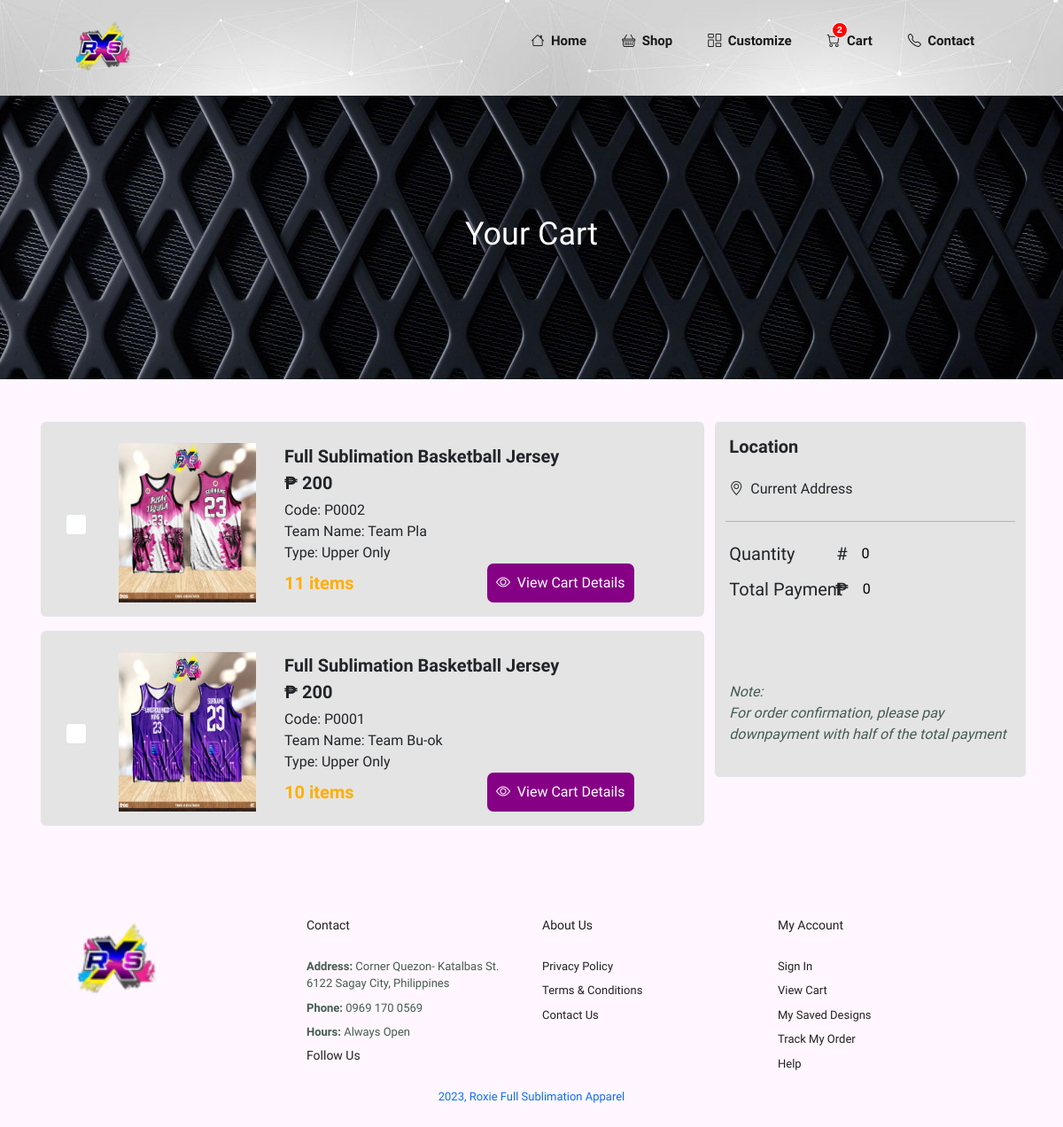
The app's page /cart.php (signed in) with its own data.
### tables this page shows
CREATE TABLE IF NOT EXISTS `tbl_orders` (
  `id` int NOT NULL AUTO_INCREMENT,
  `img_url` varchar(50) NOT NULL,
  `shirt_id` int NOT NULL,
  `invoice_number` varchar(50) NOT NULL,
  `name` varchar(50) NOT NULL,
  `shirt_code` varchar(50) NOT NULL,
  `shirt_price` varchar(50) NOT NULL,
  `jersey_number` int NOT NULL,
  `size_id` int NOT NULL,
  `team_name` varchar(50) NOT NULL,
  `jersey_type_id` int NOT NULL,
  `transaction_status_id` int NOT NULL,
  `client_id` int NOT NULL,
  `created_at` varchar(50) NOT NULL,
  `updated_at` varchar(50) NOT NULL,
  PRIMARY KEY (`id`)
);

CREATE TABLE IF NOT EXISTS `tbl_shirt` (
  `id` int NOT NULL AUTO_INCREMENT,
  `shirt_title` varchar(50) NOT NULL,
  `shirt_code` varchar(50) NOT NULL,
  `shirt_price` varchar(50) NOT NULL,
  `img_url` varchar(50) NOT NULL,
  `shirt_category_id` tinyint NOT NULL,
  `jersey_type_id` tinyint NOT NULL,
  PRIMARY KEY (`id`),
  KEY `shirt_category` (`shirt_category_id`),
  KEY `jersey_type_id` (`jersey_type_id`)
);

CREATE TABLE IF NOT EXISTS `tbl_jersey_type` (
  `id` tinyint NOT NULL AUTO_INCREMENT,
  `jersey_type` varchar(50) NOT NULL,
  PRIMARY KEY (`id`)
);

### cart.php (the view, shortened to what this page needs)
<?php
if (isset($_SESSION['id'])) {
?>
    <!DOCTYPE html>
    <html lang="en">
    <?php include 'includes/head.php' ?>
    <body>
        <?php include 'includes/header.php' ?>
        <main>
            <section id="page-header">
                <h2>Your Cart</h2>
            </section>
            <section class="container mt-5">
                <div class="row ms-1">
                    <div class="col-lg-8 mb-5">
                        <?php
                        $stmt = $conn->prepare(' SELECT * FROM tbl_orders WHERE client_id = ? ');
                        $stmt->bind_param('i', $client_id);
                        $stmt->execute();
                        $result = $stmt->get_result();
                        if (empty(mysqli_num_rows($result))) {
                            echo
                            '
                            <div class="d-flex align-items-center justify-content-center mb-5">
                                <p>Your cart is empty.
                                    <a href="shop.php">
                                        <button class="btn btn-primary p-3">Shop now!</button>
                                    </a>
                                </p>
                            </div>
                            <script>
                                document.getElementById("cart-add").style.display = "none";
                            </script>
                            ';
                        } else {
                            $stmt = $conn->prepare(
                                ' SELECT
                            tbl_orders.id,
                            tbl_orders.invoice_number,
                            tbl_orders.img_url,
                            tbl_shirt.shirt_title,
                            tbl_orders.shirt_code,
                            tbl_orders.shirt_price,
                            SUM(tbl_orders.shirt_price) AS total_payment,
                            tbl_orders.team_name,
                            tbl_jersey_type.jersey_type,
                            COUNT(tbl_orders.invoice_number) AS total_quantity,
                            tbl_transaction_status.transaction_status
                            FROM tbl_orders
                            INNER JOIN tbl_shirt ON tbl_orders.shirt_id = tbl_shirt.id
                            INNER JOIN tbl_jersey_type ON tbl_orders.jersey_type_id = tbl_jersey_type.id
                            INNER JOIN tbl_transaction_status ON tbl_orders.transaction_status_id = tbl_transaction_status.id
                            WHERE tbl_orders.client_id = ? GROUP BY tbl_orders.invoice_number ORDER BY tbl_orders.id DESC '
                            );
                            $stmt->bind_param('i', $client_id);
                            $stmt->execute();
                            $result = $stmt->get_result();
                        ?>
                            <form action="checking/client-order.php" method="POST">
                            <?php
                            while ($rows = $result->fetch_assoc()) {
                                $img_url = $rows['img_url'];
                                $shirt_title = $rows['shirt_title'];
                                $shirt_code = $rows['shirt_code'];
                                $shirt_price = $rows['shirt_price'];
                                $team_name = $rows['team_name'];
                                $jersey_type = $rows['jersey_type'];
                                $invoice_number = $rows['invoice_number'];
                                $total_quantity = $rows['total_quantity'];
                                $total_payment = $rows['total_payment'];
                                $transaction_status = $rows['transaction_status'];
                                if ($transaction_status === "On-progress") {
                                    $indicatorColor = '#ffae00';
                                }
                                echo '
                                        <div class="row cart-bg rounded p-3 mb-3">
                                            <div class="col-lg-1 col-md-1 col-sm-1 mt-2 d-flex align-items-center">
                                                <input type="checkbox" name="invoice_number[' . $invoice_number . ']" value="' . $invoice_number . '" id="select' . $invoice_number . '" class="form-check-input border" style="cursor: pointer;" />
                                            </div>
                                            <div class="col-lg-3 col-md-3 col-sm-3 mt-2 d-flex align-items-center">
                                                <img src="IMG/products/' . $img_url . '" alt="' . $img_url . '" style="width: 100%; height: 100%;">
                                                </div>
                                            <div class="col-lg-7 col-md-12 ms-2">
                                                <div class="d-flex flex-column">
                                                    <span class="fs-5 fw-bold mt-2">' . $shirt_title . '</span>
                                                    <span class="fs-5 fw-bold">₱ ' . $shirt_price . '</span>
                                                    <span class="fs-6 mt-1">Code: ' . $shirt_code . '</span>
                                                    <span class="fs-6">Team Name: ' . $team_name . '</span>
                                                    <span class="fs-6">Type: ' . $jersey_type . '</span>
                                                    <span class="d-flex align-items-center justify-content-between">
                                                        <span class="fs-5 fw-bold" id="t-quantity" style="color: ' . $indicatorColor . '">' . $total_quantity . ' items</span>
                                                        <span class="fs-5 fw-bold" id="t-payment" style="visibility: hidden;">' . $total_payment . '</span>
                                                        <a href="cart-details.php?invoice=' . $invoice_number . '">
                                                            <button class="add-cart-btn" type="button">
                                                                <i class="bi bi-eye"></i>&nbsp; View Cart Details
                                                            </button>
                                                        </a>
                                                    </span>
                                                </div>
                                            </div>
                                        </div>
                                        ';
                            }
                        }
                            ?>
                    </div>
                    <div class="col-lg-4">
                        <div class="card p-3">
                            <div class="row g-2">
                                <div class="col-lg-12 mb-2">
                                    <h5 class="fw-bold">Location</h5>
                                </div>
                                <div class="col-lg-12 mb-2">
                                    <span><i class="bi bi-geo-alt"></i>&nbsp; Current Address</span>
                                </div>
                                <hr class="my-3" />
                                <div class="col-lg-12">
                                    <div class="row">
                                        <div class="col-lg-6 col-md-6 col-sm-6">
                                            <h5>Quantity</h5>
                                        </div>
                                        <div class="col-lg-6 col-md-6 col-sm-6">
                                            <div class="d-flex align-items-center justify-content-center">
                                                <h5># </h5>
                                                <input type="number" id="total-quantity" name="" value="0" class="ms-3 mb-2" style="background: none; outline: none; border: none;">
                                            </div>
                                        </div>
                                    </div>
                                </div>
                                <div class="col-lg-12">
                                    <div class="row">
                                        <div class="col-lg-6 col-md-6 col-sm-6">
                                            <h5>Total Payment</h5>
                                        </div>
                                        <div class="col-lg-6 col-md-6 col-sm-6">
                                            <div class="d-flex align-items-center justify-content-center">
                                                <h5>₱ </h5>
                                                <input type="number" id="total-payment" name="" value="0" class="ms-3 mb-2" style="background: none; outline: none; border: none;">
                                            </div>
                                        </div>
                                    </div>
                                </div>
                            </div>
                            <p class="mt-4"><em>Note: <br /> For order confirmation, please pay downpayment with half of the total payment</em></p>
                        </div>
                    </div>
                </div>
            </section>
        </main>
        <?php include 'includes/footer.php' ?>
    </body>
    </html>
<?php
} else {
    header("Location: client-login.php");
    exit();
}

### style.css (style rules this page uses)
* { margin: 0; padding: 0; box-sizing: border-box; font-family: 'Spartan', sans-serif; }
h2 { font-size: 36px; line-height: 54px; color: #222; }
p { font-size: 16px; color: #465b52; margin: 15px 0 20px 0; }
a { text-decoration: none !important; }
body { width: 100%; background-color: #fff6ff; }
.card { margin-bottom: 30px; border: none; border-radius: 5px; position: relative; background-color: #e4e4e4; }
#page-header { background-image: url("IMG/Banner/B1.jpg"); width: 100%; height: 40vh; background-size: cover; display: flex; justify-content: center; text-align: center; flex-direction: column; padding: 14px; }
#page-header h2, #page-header p { color: #fff; }
#page-header { background-image: url("IMG/Banner/B3.jpg"); width: 100%; height: 40vh; background-size: cover; display: flex; justify-content: center; text-align: center; flex-direction: column; padding: 14px; }
.form-check-input { width: 1.5rem !important; height: 1.5rem !important; }
.cart-bg { background-color: #e4e4e4; }
* { margin: 0; padding: 0; box-sizing: border-box; user-select: none; }
.add-cart-btn { border: none; border-radius: 7px; padding: 10px; background-color: #860086; color: #fff; }

### records on screen
tbl_orders: img_url (picture), shirt.shirt_title "Full Sublimation Basketball Jersey", shirt_price "200", shirt_code "P0002", team_name "Team Pla", jersey_type.jersey_type "Upper Only", total_quantity "11"
tbl_orders: img_url (picture), shirt.shirt_title "Full Sublimation Basketball Jersey", shirt_price "200", shirt_code "P0001", team_name "Team Bu-ok", jersey_type.jersey_type "Upper Only", total_quantity "10"

### other values on screen
$cart_quantity "2"
